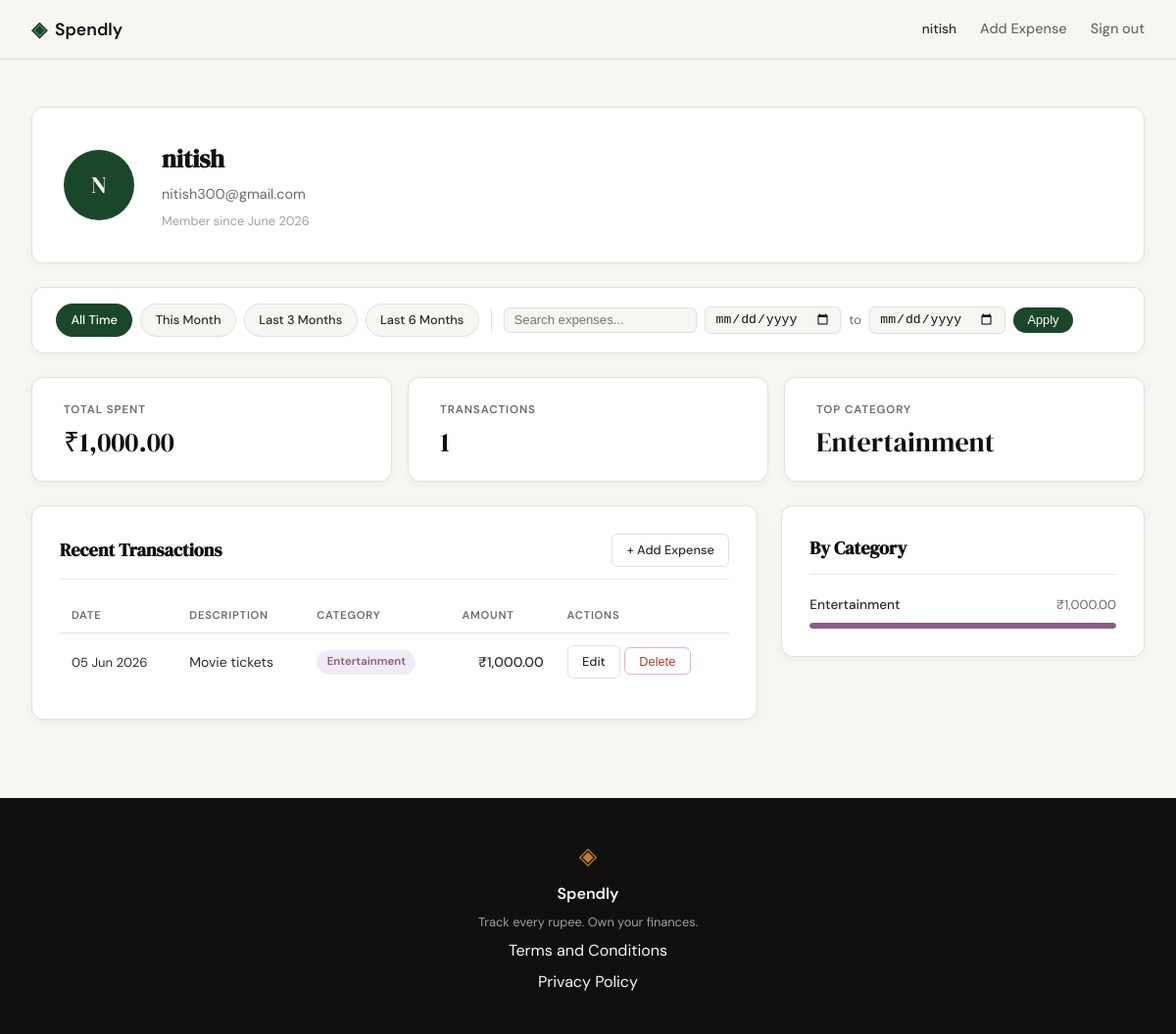
/profile (signed in), run on an earlier commit of the app's database.
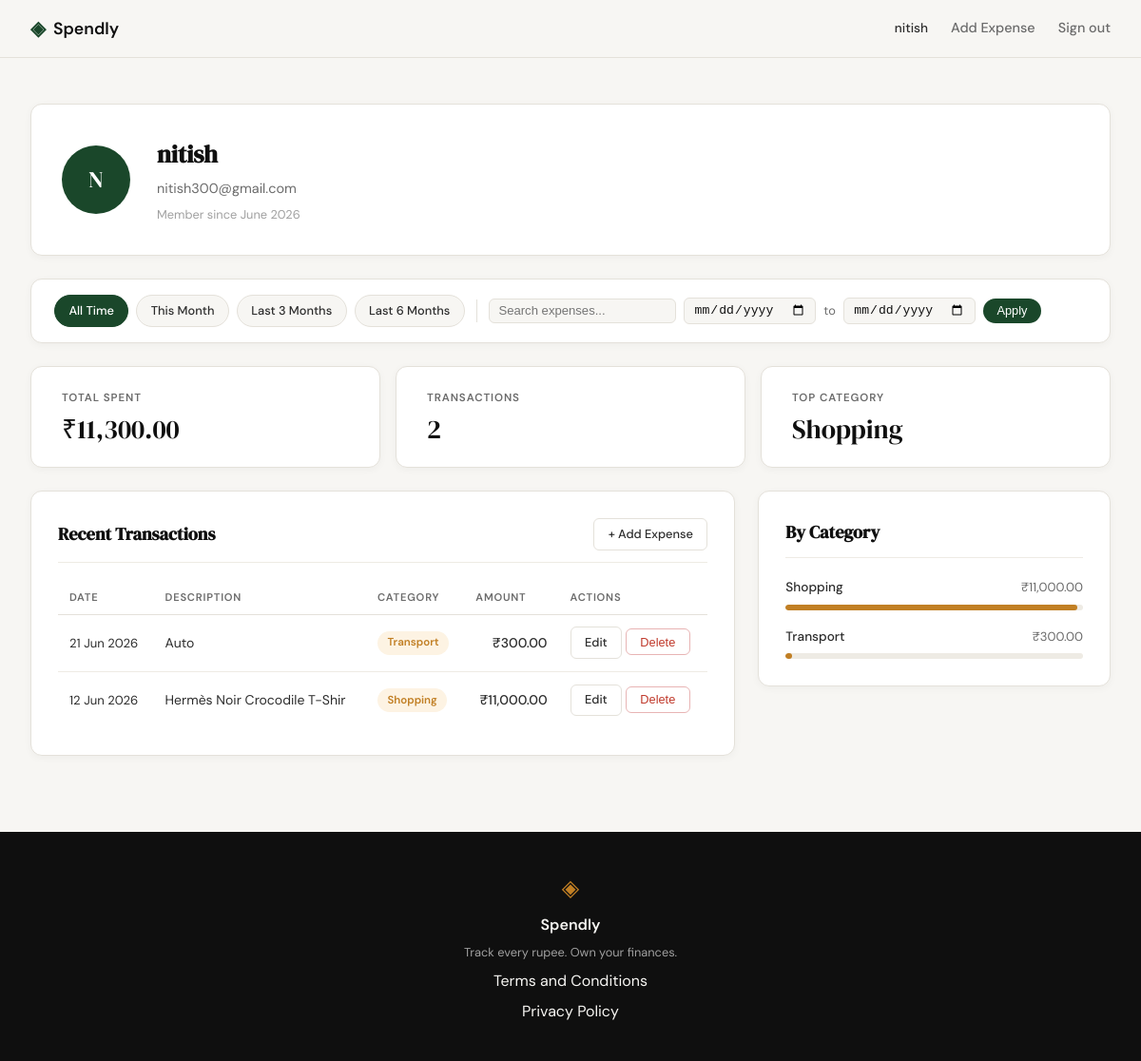
And on a later commit of the database.
### tables this page shows
CREATE TABLE users (
            id            INTEGER PRIMARY KEY AUTOINCREMENT,
            name          TEXT    NOT NULL,
            email         TEXT    UNIQUE NOT NULL,
            password_hash TEXT    NOT NULL,
            created_at    TEXT    DEFAULT (datetime('now'))
        );

CREATE TABLE expenses (
            id          INTEGER PRIMARY KEY AUTOINCREMENT,
            user_id     INTEGER NOT NULL REFERENCES users(id),
            amount      REAL    NOT NULL,
            category    TEXT    NOT NULL,
            date        TEXT    NOT NULL,
            description TEXT,
            created_at  TEXT    DEFAULT (datetime('now'))
        );

### app.py (the view)
@app.route("/profile")
def profile():
    if not session.get("user_id"):
        return redirect(url_for("login"))
    uid = session["user_id"]
    today = date.today()
    date_from = _parse_date(request.args.get("date_from"))
    date_to = _parse_date(request.args.get("date_to"))
    search = request.args.get("q", "").strip() or None
    if date_from and date_to and date_from > date_to:
        flash("Start date must be before end date.", "error")
        date_from = date_to = None
    today_str = today.isoformat()
    this_month_from = today.replace(day=1).isoformat()
    this_month_to = today.replace(
        day=calendar.monthrange(today.year, today.month)[1]
    ).isoformat()
    presets = {
        "this_month": {"date_from": this_month_from, "date_to": this_month_to},
        "last_3":     {"date_from": _months_ago(today, 3), "date_to": today_str},
        "last_6":     {"date_from": _months_ago(today, 6), "date_to": today_str},
    }
    return render_template(
        "profile.html",
        user=get_user_by_id(uid),
        stats=get_summary_stats(uid, date_from, date_to, search=search),
        expenses=get_recent_transactions(uid, date_from=date_from, date_to=date_to, search=search),
        categories=get_category_breakdown(uid, date_from, date_to, search=search),
        date_from=date_from,
        date_to=date_to,
        presets=presets,
        search=search,
    )

### app.py (called while the page is built)
def _parse_date(val):
    try:
        datetime.strptime(val, "%Y-%m-%d")
        return val
    except (ValueError, TypeError):
        return None

def _months_ago(today, n):
    m, y = today.month - n, today.year
    while m <= 0:
        m += 12
        y -= 1
    return date(y, m, 1).isoformat()

### database/db.py (called while the page is built)
def get_db():
    conn = sqlite3.connect(DB_PATH)
    conn.row_factory = sqlite3.Row
    conn.execute("PRAGMA foreign_keys = ON")
    return conn

### database/queries.py (called while the page is built)
def _build_date_filter(date_from, date_to):
    if date_from and date_to:
        return "AND date BETWEEN ? AND ?", [date_from, date_to]
    return "", []

def _build_search_filter(search):
    if search:
        return "AND description LIKE '%' || ? || '%'", [search]
    return "", []

def get_user_by_id(user_id):
    conn = get_db()
    row = conn.execute(
        "SELECT id, name, email, created_at FROM users WHERE id = ?",
        (user_id,),
    ).fetchone()
    conn.close()
    if row is None:
        return None
    name = row["name"]
    initials = "".join(w[0].upper() for w in name.split() if w)
    member_since = datetime.strptime(row["created_at"], "%Y-%m-%d %H:%M:%S").strftime("%B %Y")
    return {
        "name": name,
        "email": row["email"],
        "initials": initials,
        "member_since": member_since,
    }

### templates/profile.html (shortened to what this page needs)
{% extends "base.html" %}
{% block head %}
<link rel="stylesheet" href="{{ url_for('static', filename='css/profile.css') }}">
{% endblock %}
{% block content %}
<div class="profile-page">
    <div class="profile-inner">
        <div class="profile-header-card">
            <div class="profile-avatar">{{ user.initials }}</div>
            <div class="profile-info">
                <h1 class="profile-name">{{ user.name }}</h1>
                <p class="profile-email">{{ user.email }}</p>
                <p class="profile-since">Member since {{ user.member_since }}</p>
            </div>
        </div>
        <div class="filter-bar">
            <div class="filter-presets">
                <a href="{{ url_for('profile', q=search or '') }}"
                   class="filter-preset-btn{% if not date_from and not date_to %} filter-preset-btn--active{% endif %}">
                    All Time
                </a>
                <a href="{{ url_for('profile', date_from=presets.this_month.date_from, date_to=presets.this_month.date_to, q=search or '') }}"
                   class="filter-preset-btn{% if date_from == presets.this_month.date_from and date_to == presets.this_month.date_to %} filter-preset-btn--active{% endif %}">
                    This Month
                </a>
                <a href="{{ url_for('profile', date_from=presets.last_3.date_from, date_to=presets.last_3.date_to, q=search or '') }}"
                   class="filter-preset-btn{% if date_from == presets.last_3.date_from and date_to == presets.last_3.date_to %} filter-preset-btn--active{% endif %}">
                    Last 3 Months
                </a>
                <a href="{{ url_for('profile', date_from=presets.last_6.date_from, date_to=presets.last_6.date_to, q=search or '') }}"
                   class="filter-preset-btn{% if date_from == presets.last_6.date_from and date_to == presets.last_6.date_to %} filter-preset-btn--active{% endif %}">
                    Last 6 Months
                </a>
            </div>
            <form class="filter-form" method="GET" action="{{ url_for('profile') }}">
                <input type="text" name="q" class="filter-search-input"
                       value="{{ search or '' }}" placeholder="Search expenses...">
                <input type="date" name="date_from" class="filter-date-input"
                       value="{{ date_from or '' }}">
                <span class="filter-to-label">to</span>
                <input type="date" name="date_to" class="filter-date-input"
                       value="{{ date_to or '' }}">
                <button type="submit" class="filter-apply-btn">Apply</button>
            </form>
        </div>
        <div class="profile-stats">
            <div class="stat-card">
                <span class="stat-label">Total Spent</span>
                <span class="stat-value">₹{{ stats.total }}</span>
            </div>
            <div class="stat-card">
                <span class="stat-label">Transactions</span>
                <span class="stat-value">{{ stats.count }}</span>
            </div>
            <div class="stat-card">
                <span class="stat-label">Top Category</span>
                <span class="stat-value">{{ stats.top_category }}</span>
            </div>
        </div>
        <div class="profile-grid">
            <div class="profile-section">
                <div class="section-header">
                    <h2 class="section-title">Recent Transactions</h2>
                    <a href="{{ url_for('add_expense') }}" class="btn-ghost btn-sm">+ Add Expense</a>
                </div>
                <div class="tx-table-wrapper">
                    <table class="tx-table">
                        <thead>
                            <tr>
                                <th>Date</th>
                                <th>Description</th>
                                <th>Category</th>
                                <th class="tx-amount-col">Amount</th>
                                <th>Actions</th>
                            </tr>
                        </thead>
                        <tbody>
                            {% for tx in expenses %}
                            <tr>
                                <td class="tx-date">{{ tx.date }}</td>
                                <td class="tx-desc">{{ tx.description }}</td>
                                <td>
                                    <span class="cat-badge cat-badge--{{ tx.category | lower }}">
                                        {{ tx.category }}
                                    </span>
                                </td>
                                <td class="tx-amount">₹{{ tx.amount }}</td>
                                <td>
                                    <a href="{{ url_for('edit_expense', id=tx.id) }}" class="btn-ghost btn-sm">Edit</a>
                                    <form action="{{ url_for('delete_expense', id=tx.id) }}" method="POST" style="display:inline;">
                                        <button type="submit" class="btn-ghost btn-sm btn-danger" onclick="return confirm('Delete this expense?')">Delete</button>
                                    </form>
                                </td>
                            </tr>
                            {% endfor %}
                        </tbody>
                    </table>
                </div>
            </div>
            <div class="profile-section">
                <div class="section-header">
                    <h2 class="section-title">By Category</h2>
                </div>
                <div class="category-list">
                    {% for cat in categories %}
                    <div class="cat-row">
                        <div class="cat-row-header">
                            <span class="cat-row-name">{{ cat.name }}</span>
                            <span class="cat-row-amount">₹{{ cat.amount }}</span>
                        </div>
                        <div class="cat-bar-track">
                            <div class="cat-bar cat-bar--{{ cat.name | lower }}"
                                 style="width: {{ cat.percent }}%"></div>
                        </div>
                    </div>
                    {% endfor %}
                </div>
            </div>
        </div>
    </div>
</div>
{% endblock %}

### templates/base.html (shortened to what this page needs)
<!DOCTYPE html>
<html lang="en">
<head>
    <link rel="stylesheet" href="{{ url_for('static', filename='css/style.css') }}">
    {% block head %}{% endblock %}
</head>
<body>
    <nav class="navbar">
        <div class="nav-inner">
            <a href="{{ url_for('landing') }}" class="nav-brand">
                <span class="brand-icon">◈</span>
                <span class="brand-name">Spendly</span>
            </a>
            <div class="nav-links">
                {% if session.user_id %}
                <span class="nav-username">{{ session.user_name }}</span>
                <a href="{{ url_for('add_expense') }}">Add Expense</a>
                <a href="{{ url_for('logout') }}">Sign out</a>
                {% else %}
                <a href="{{ url_for('login') }}">Sign in</a>
                <a href="{{ url_for('register') }}" class="nav-cta">Get started</a>
                {% endif %}
            </div>
        </div>
    </nav>
    <main class="main-content">
        {% block content %}{% endblock %}
    </main>
    <footer class="footer">
        <div class="footer-inner">
            <span class="brand-icon">◈</span>
            <span class="footer-name">Spendly</span>
            <p class="footer-copy">Track every rupee. Own your finances.</p>
            <a href="/terms">Terms and Conditions</a>
            <a href="/privacy">Privacy Policy</a>
        </div>
    </footer>
</body>
</html>

### static/css/style.css (style rules this page uses)
:root { --ink: #0f0f0f; --ink-soft: #2d2d2d; --ink-muted: #6b6b6b; --ink-faint: #a0a0a0; --paper: #f7f6f3; --paper-warm: #f0ede6; --paper-card: #ffffff; --accent: #1a472a; --accent-light: #e8f0eb; --accent-2: #c17f24; --accent-2-light: #fdf3e3; --danger: #c0392b; --danger-light: #fdecea; --border: #e4e1da; --border-soft: #eeebe4; --font-display: 'DM Serif Display', Georgia, serif; --font-body: 'DM Sans', system-ui, sans-serif; --max-width: 1200px; --auth-width: 440px; --radius-sm: 6px; --radius-md: 12px; --radius-lg: 20px; }
*, *::before, *::after { box-sizing: border-box; margin: 0; padding: 0; }
html { font-size: 16px; scroll-behavior: smooth; }
body { background: var(--paper); color: var(--ink); font-family: var(--font-body); font-size: 1rem; line-height: 1.6; -webkit-font-smoothing: antialiased; }
a { color: inherit; text-decoration: none; }
.navbar { position: sticky; top: 0; z-index: 100; background: var(--paper); border-bottom: 1px solid var(--border); padding: 0 2rem; }
.nav-inner { max-width: var(--max-width); margin: 0 auto; height: 60px; display: flex; align-items: center; justify-content: space-between; }
.nav-brand { display: flex; align-items: center; gap: 0.5rem; font-family: var(--font-body); font-weight: 600; font-size: 1.1rem; color: var(--ink); }
.brand-icon { color: var(--accent); font-size: 1.3rem; }
.brand-name { color: var(--ink); }
.nav-links { display: flex; align-items: center; gap: 1.5rem; font-size: 0.9rem; font-weight: 500; }
.nav-links a { color: var(--ink-muted); transition: color 0.2s; }
.main-content { min-height: calc(100vh - 60px - 100px); }
.btn-ghost { display: inline-block; background: transparent; color: var(--ink-soft); padding: 0.65rem 1.5rem; border-radius: var(--radius-sm); font-size: 0.9rem; font-weight: 500; border: 1px solid var(--border); transition: all 0.2s; text-decoration: none; }
.btn-danger { color: #c0392b; border-color: #e8b4b4; }
.footer { background: var(--ink); color: var(--paper); padding: 2.5rem 2rem; text-align: center; }
.footer-inner { display: flex; flex-direction: column; align-items: center; gap: 0.4rem; }
.footer .brand-icon { color: var(--accent-2); font-size: 1.5rem; }
.footer-name { font-weight: 600; font-size: 1rem; }
.footer-copy { font-size: 0.8rem; color: var(--ink-faint); }

What changed in the data, as far as the page shows it:
removed expenses: top_category "Entertainment", date "05 Jun 2026", description "Movie tickets", category "Entertainment", amount "1,000.00", name "Entertainment", {{ cat.percent }} 100 (drawn)
added expenses: top_category "Shopping", date "12 Jun 2026", description "Hermès Noir Crocodile T-Shir", category "Shopping", amount "11,000.00", name "Shopping", {{ cat.percent }} 98 (drawn)
added expenses: date "21 Jun 2026", description "Auto", category "Transport", amount "300.00", name "Transport", {{ cat.percent }} 2 (drawn)
Also different on the page:
{{ stats.total }}: "1,000.00" → "11,300.00"
{{ stats.count }}: "1" → "2"
